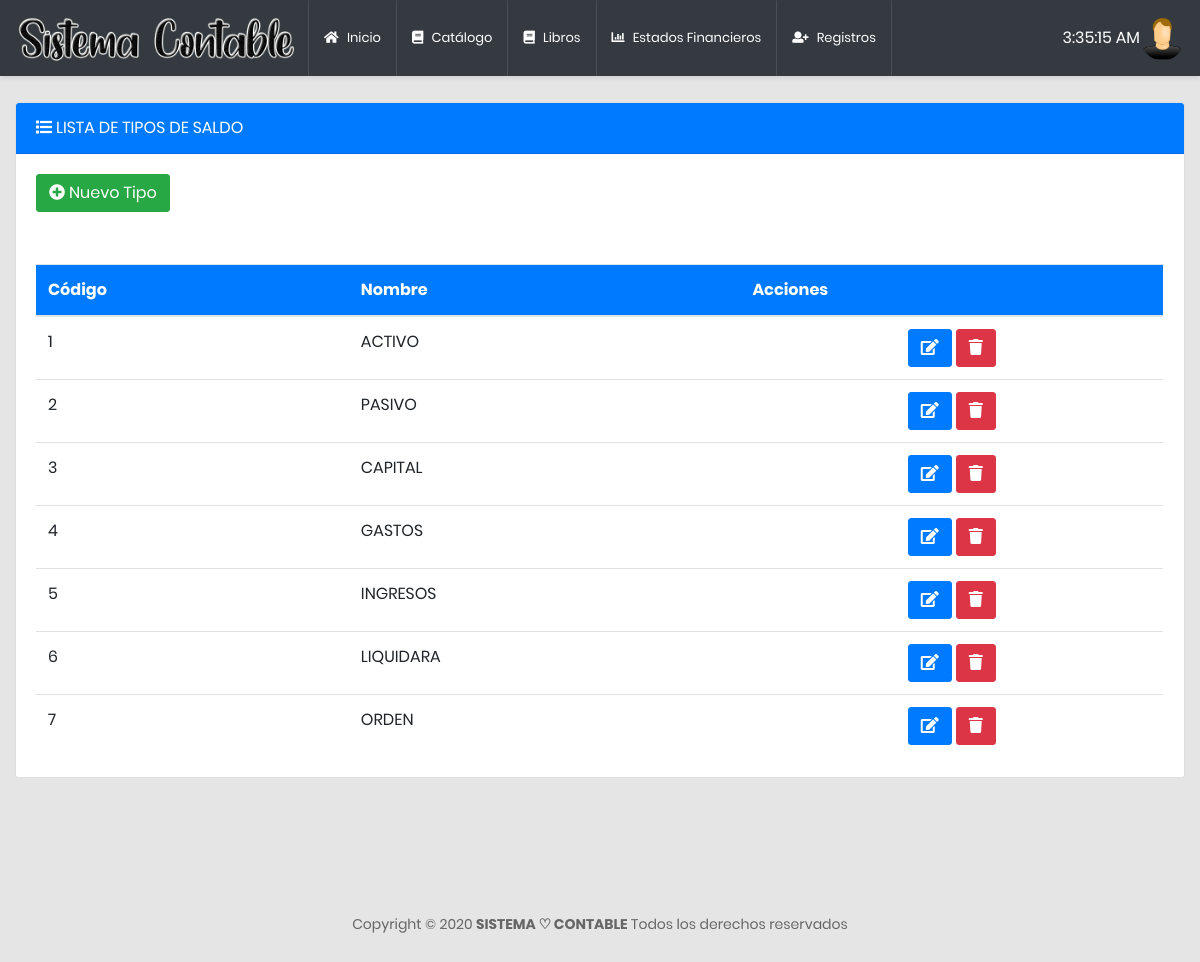
/vistas/tipo.php (signed in), run on the app's committed database.
### tables this page shows
CREATE TABLE `tipo` (
  `id` int(11) NOT NULL,
  `nombre` varchar(20) NOT NULL
);

### vistas/tipo.php (the view, shortened to what this page needs)
<?php
  require_once '../partes/superior2.php';
?>
<?php
$objeto = new Conexion();
$conexion = $objeto->Conectar();
$consulta = "SELECT * FROM tipo";
$resultado = $conexion->prepare($consulta);
$resultado->execute();
$data=$resultado->fetchAll(PDO::FETCH_ASSOC);
?>
<section>
                <div class="container">
                  <br>
                  <div class="row ">
                    <div class="col-md-12">
                        <div class="card">
                          <div class="card-header bg-primary text-white">
                          <i class="fas fa-list"></i>   LISTA DE TIPOS DE SALDO
                          </div>
                            <div class="card-body">
                                            <div class="row">
                                                <div class="col-lg-12 text-white">
                                                  <button id="btnNuevo" type="button" class="btn btn-success btn-rounded btn-fw" data-toggle="modal" data-target="#modalNuevo">
                                                        <i class="fas fa-plus-circle"></i>
                                                    Nuevo Tipo</button>
                                                </div>
                                            </div>
                                          <br><br>
                              <div class="table-responsive">
                                <table class="table" id="tablaCatalogo">
                                  <thead class="bg-primary text-white">
                                    <tr>
                                      <th>Código</th>
                                      <th>Nombre</th>
                                      <th>Acciones</th>
                                    </tr>
                                  </thead>
                                  <tbody>
                                  <?php
                                    foreach($data as $dat) {
                                    ?>
                                    <tr>
                                        <td><?php echo $dat["id"]; ?></td>
                                        <td><?php echo $dat["nombre"]; ?></td>
                                        <td><div class="text-center">
                                                    <button class='btn btn-primary btnEditar'><i class="fa fa-edit"></i></button>
                                                    <button class='btn btn-danger btnEliminar'><i class="fa fa-trash"></i></button>
                                        </div></td>
                                    </tr>
                                    <?php
                                        }
                                    ?>
                                  </tbody>
                                </table>
                              </div>
                            </div>
                        </div>
                    </div>
                  </div>
                </div>
            </section>
<?php
  require_once '../partes/inferior2.php';
?>

### data on the page
tipo: id "1", nombre "ACTIVO"
tipo: id "2", nombre "PASIVO"
tipo: id "3", nombre "CAPITAL"
tipo: id "4", nombre "GASTOS"
tipo: id "5", nombre "INGRESOS"
tipo: id "6", nombre "LIQUIDARA"
tipo: id "7", nombre "ORDEN"
